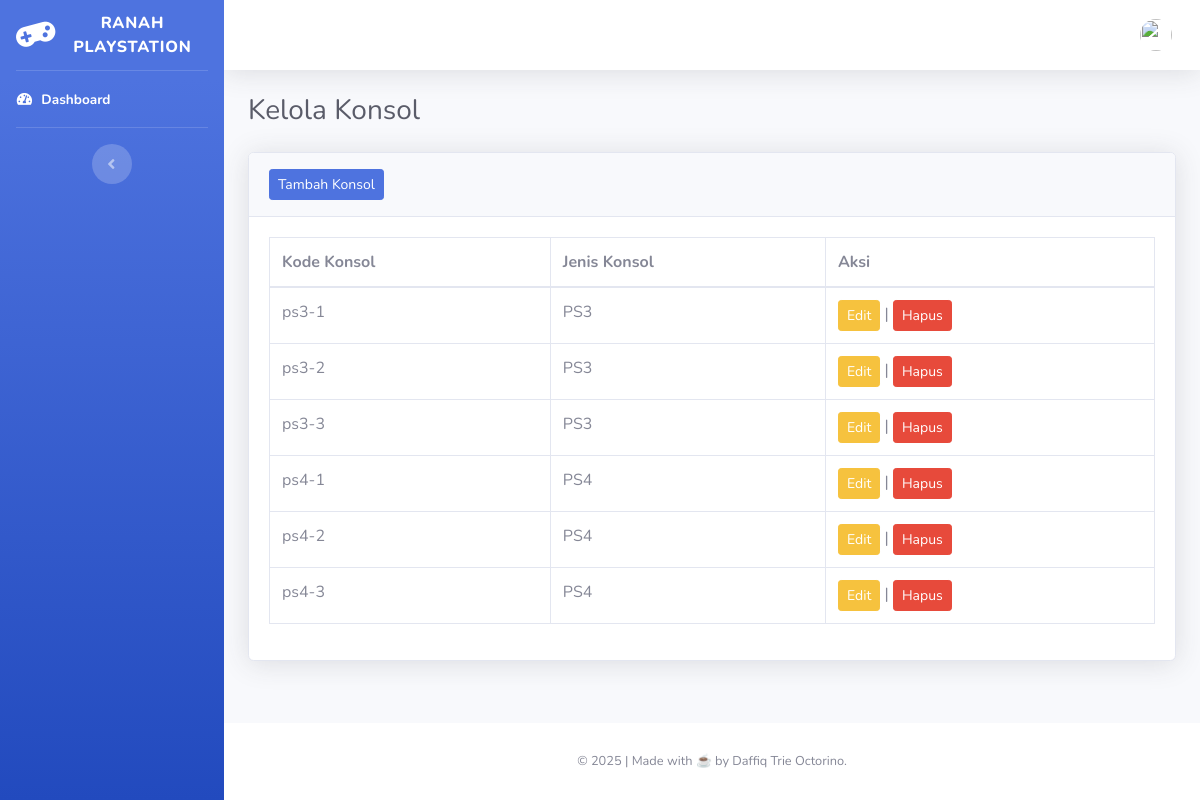
The app's page /index.php/konsol with its own data.
### tables this page shows
CREATE TABLE `daffiqtrie_konsol` (
  `kode_konsol` varchar(50) NOT NULL,
  `jenis_konsol` enum('PS3','PS4') NOT NULL,
  `status` enum('Tersedia','Disewa') DEFAULT 'Tersedia'
);

### application/libraries/Template.php (called while the page is built)
<?php if ( ! defined('BASEPATH')) exit('No direct script access allowed');
class Template {
		var $template_data = array();
		function set($name, $value)
		{
			$this->template_data[$name] = $value;
		}
		function load($template = '', $view = '' , $view_data = array(), $return = FALSE)
		{
			$this->CI =& get_instance();
			$this->CI->load->model('Model_website');
			$info_rental = $this->CI->Model_website->get_nama_rental();
			$this->template_data['nama_rental'] = $info_rental['nama_rental'];
            $this->template_data['lokasi_rental'] = $info_rental['lokasi_rental'];
			$this->set('contents', $this->CI->load->view($view, $view_data, TRUE));
			return $this->CI->load->view($template, $this->template_data, $return);
		}
}

### application/controllers/Konsol.php (called while the page is built, shortened)
<?php
class Konsol extends CI_Controller {
    public function index() {
        $data['konsol'] = $this->Konsol_model->get_all();
        $this->template->load('template/template', 'konsol/index', $data);
    }
}

### index.php (called while the page is built, shortened)
<?php
require_once BASEPATH.'core/CodeIgniter.php';

### application/models/Konsol_model.php (called while the page is built, shortened)
<?php
class Konsol_model extends CI_Model {
    public function get_all() {
        return $this->db->get('daffiqtrie_konsol')->result();
    }
}

### application/views/konsol/index.php (the view, shortened to what this page needs)
<div class="container-fluid">
   <div class="d-sm-flex align-items-center justify-content-between mb-4">
      <h1 class="h3 mb-0 text-gray-800">Kelola Konsol</h1>
   </div>
   <div class="row">
      <div class="col-lg-12">
         <div class="card shadow mb-4">
            <div class="card-header py-3">
            <a href="<?= site_url('konsol/create') ?>" class="btn btn-sm btn-primary">Tambah Konsol</a>
            </div>
            <div class="card-body">
               <div class="table-responsive">
                  <table class="table table-bordered" id="dataTable" width="100%" cellspacing="0">
                     <thead>
                        <tr>
                        <th>Kode Konsol</th>
                        <th>Jenis Konsol</th>
                        <th>Aksi</th>
                        </tr>
                     </thead>
                     <tbody>
                        <?php foreach ($konsol as $row): ?>
                         <tr>
                                <td><?= $row->kode_konsol ?></td>
                                <td><?= $row->jenis_konsol ?></td>
                                <td>
                                <a href="<?= site_url('konsol/edit/'.$row->kode_konsol) ?>" class="btn btn-warning btn-sm">Edit</a> |
                                <a class="btn btn-danger btn-sm" data-toggle="modal" data-target="#modalHapus" data-url="<?= site_url('konsol/delete/'.$row->kode_konsol) ?>">Hapus</a>
                                </td>
                        </tr>
                        <?php endforeach; ?>
                     </tbody>
                  </table>
               </div>
            </div>
         </div>
      </div>
   </div>
</div>
</div>

### records on screen
daffiqtrie_konsol: kode_konsol "ps3-1", jenis_konsol "PS3"
daffiqtrie_konsol: kode_konsol "ps3-2", jenis_konsol "PS3"
daffiqtrie_konsol: kode_konsol "ps3-3", jenis_konsol "PS3"
daffiqtrie_konsol: kode_konsol "ps4-1", jenis_konsol "PS4"
daffiqtrie_konsol: kode_konsol "ps4-2", jenis_konsol "PS4"
daffiqtrie_konsol: kode_konsol "ps4-3", jenis_konsol "PS4"

### other values on screen
$nama_rental "RANAH PLAYSTATION"
